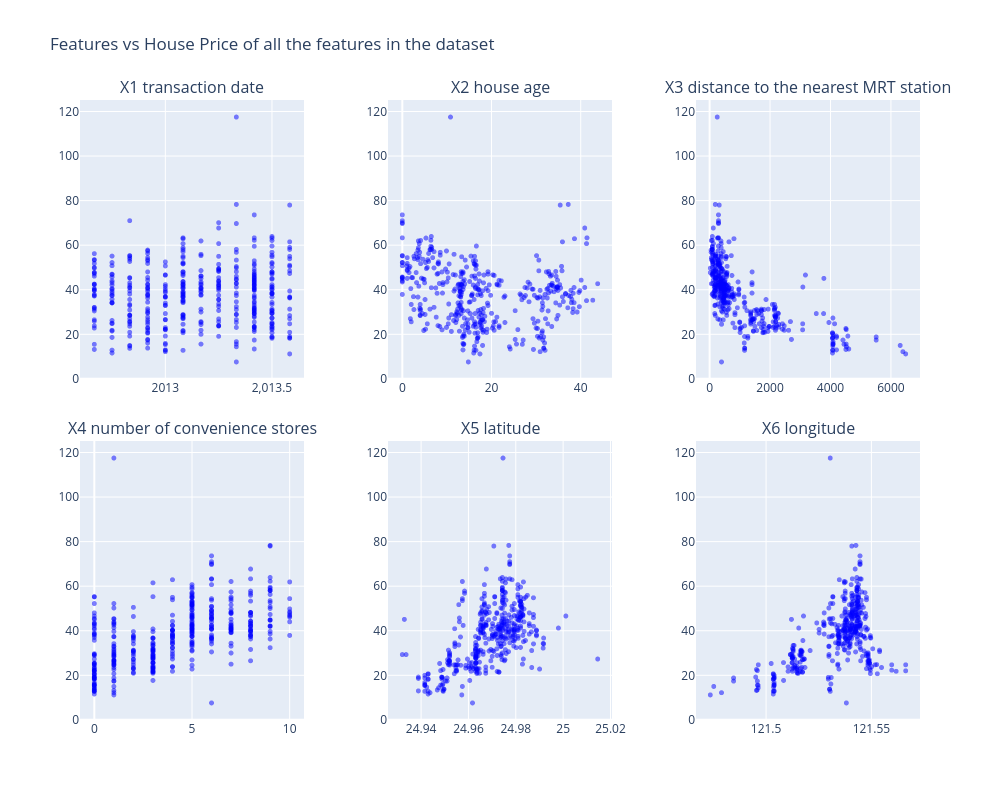

Here is the notebook cell this chart was saved with:
### Code cell
fig = make_subplots(rows=2, cols=3, 
                    subplot_titles=df_X.columns,
                    horizontal_spacing=0.1, vertical_spacing=0.1)

for i, col_name in enumerate(df_X.columns):
    row = (i // 3) + 1
    col = (i % 3) + 1

    fig.add_trace(
        go.Scattergl(
            x=df_X[col_name],
            y =df_y['Y house price of unit area'],
            mode="markers",
            marker=dict(size=5, color='blue', opacity=0.5),
            name=col_name
        ),
        row=row, col=col
    )

fig.update_layout(
    title_text="Features vs House Price of all the features in the dataset",
    height=800, width=1000,
    showlegend=False)
fig.show()

### Figure 1 — Plotly figure (JSON) as saved in the notebook; plotly's stock layout.template omitted (floating-point values rounded to 4 significant figures; data arrays with more than 128 entries replaced by an {"elided": "..."} marker saying what was removed)
{"data": [{"marker": {"color": "blue", "opacity": 0.5, "size": 5}, "mode": "markers", "name": "X1 transaction date", "type": "scattergl", "x": {"elided": "414 float values"}, "xaxis": "x", "y": {"elided": "414 float values"}, "yaxis": "y"}, {"marker": {"color": "blue", "opacity": 0.5, "size": 5}, "mode": "markers", "name": "X2 house age", "type": "scattergl", "x": {"elided": "414 float values"}, "xaxis": "x2", "y": {"elided": "414 float values"}, "yaxis": "y2"}, {"marker": {"color": "blue", "opacity": 0.5, "size": 5}, "mode": "markers", "name": "X3 distance to the nearest MRT station", "type": "scattergl", "x": {"elided": "414 float values"}, "xaxis": "x3", "y": {"elided": "414 float values"}, "yaxis": "y3"}, {"marker": {"color": "blue", "opacity": 0.5, "size": 5}, "mode": "markers", "name": "X4 number of convenience stores", "type": "scattergl", "x": {"elided": "414 int values"}, "xaxis": "x4", "y": {"elided": "414 float values"}, "yaxis": "y4"}, {"marker": {"color": "blue", "opacity": 0.5, "size": 5}, "mode": "markers", "name": "X5 latitude", "type": "scattergl", "x": {"elided": "414 float values"}, "xaxis": "x5", "y": {"elided": "414 float values"}, "yaxis": "y5"}, {"marker": {"color": "blue", "opacity": 0.5, "size": 5}, "mode": "markers", "name": "X6 longitude", "type": "scattergl", "x": {"elided": "414 float values"}, "xaxis": "x6", "y": {"elided": "414 float values"}, "yaxis": "y6"}], "layout": {"annotations": [{"font": {"size": 16}, "showarrow": false, "text": "X1 transaction date", "x": 0.1333, "xanchor": "center", "xref": "paper", "y": 1, "yanchor": "bottom", "yref": "paper"}, {"font": {"size": 16}, "showarrow": false, "text": "X2 house age", "x": 0.5, "xanchor": "center", "xref": "paper", "y": 1, "yanchor": "bottom", "yref": "paper"}, {"font": {"size": 16}, "showarrow": false, "text": "X3 distance to the nearest MRT station", "x": 0.8667, "xanchor": "center", "xref": "paper", "y": 1, "yanchor": "bottom", "yref": "paper"}, {"font": {"size": 16}, "showarrow": false, "text": "X4 number of convenience stores", "x": 0.1333, "xanchor": "center", "xref": "paper", "y": 0.45, "yanchor": "bottom", "yref": "paper"}, {"font": {"size": 16}, "showarrow": false, "text": "X5 latitude", "x": 0.5, "xanchor": "center", "xref": "paper", "y": 0.45, "yanchor": "bottom", "yref": "paper"}, {"font": {"size": 16}, "showarrow": false, "text": "X6 longitude", "x": 0.8667, "xanchor": "center", "xref": "paper", "y": 0.45, "yanchor": "bottom", "yref": "paper"}], "height": 800, "showlegend": false, "title": {"text": "Features vs House Price of all the features in the dataset"}, "width": 1000, "xaxis": {"anchor": "y", "domain": [0, 0.2667]}, "xaxis2": {"anchor": "y2", "domain": [0.3667, 0.6333]}, "xaxis3": {"anchor": "y3", "domain": [0.7333, 1]}, "xaxis4": {"anchor": "y4", "domain": [0, 0.2667]}, "xaxis5": {"anchor": "y5", "domain": [0.3667, 0.6333]}, "xaxis6": {"anchor": "y6", "domain": [0.7333, 1]}, "yaxis": {"anchor": "x", "domain": [0.55, 1]}, "yaxis2": {"anchor": "x2", "domain": [0.55, 1]}, "yaxis3": {"anchor": "x3", "domain": [0.55, 1]}, "yaxis4": {"anchor": "x4", "domain": [0, 0.45]}, "yaxis5": {"anchor": "x5", "domain": [0, 0.45]}, "yaxis6": {"anchor": "x6", "domain": [0, 0.45]}}}
